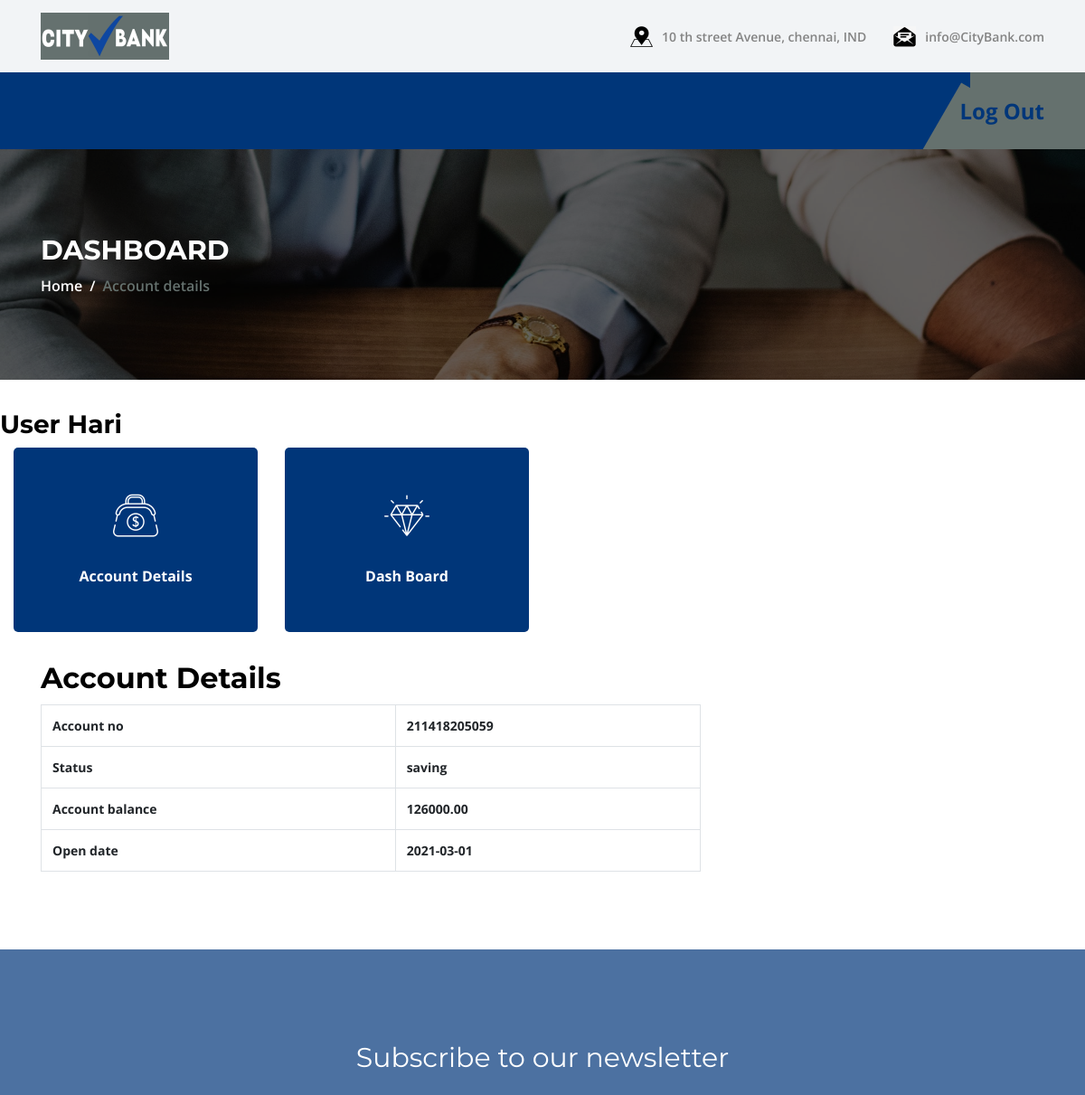
/accountdetails.php (signed in, upper part), run on an earlier commit of the app's database.
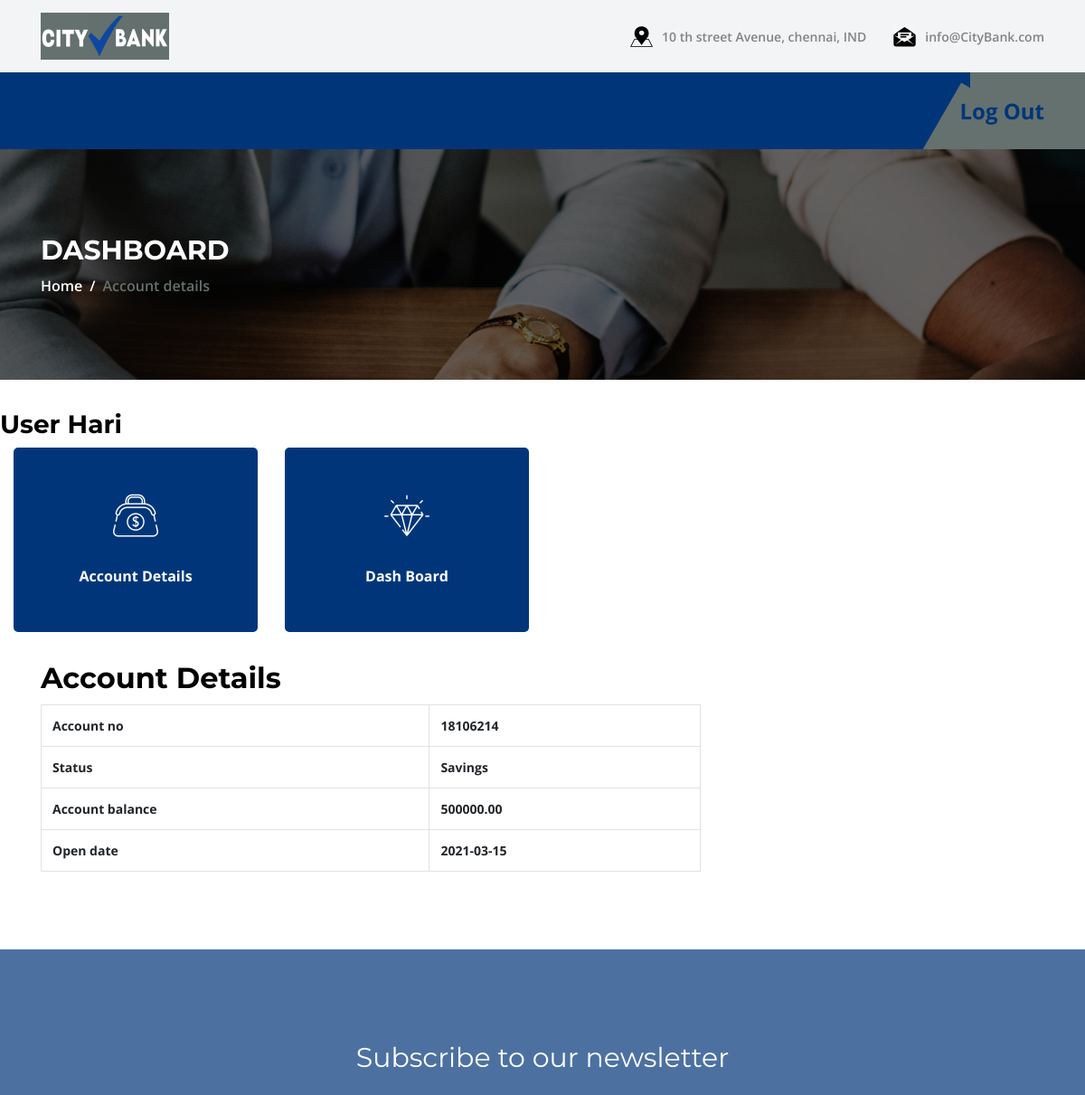
And on a later commit of the database.
### tables this page shows
CREATE TABLE `accounts` (
  `accno` varchar(25) NOT NULL,
  `customerid` int(10) NOT NULL,
  `accstatus` varchar(25) NOT NULL,
  `accopendate` date NOT NULL,
  `accountbalance` decimal(10,2) NOT NULL
);

### accountdetails.php (the view, shortened to what this page needs)
<?php
include_once 'includes/dbconnect.php';
$id = addslashes($_SESSION['usr_id']);
?>
<!DOCTYPE html>
<html lang="en">
<head>
    <link rel="stylesheet" href="style.css">
</head>
<body>
    <header class="header-area">
        <div class="top-header-area">
            <div class="container h-100">
                <div class="row h-100 align-items-center">
                    <div class="col-12 d-flex justify-content-between">
                        <div class="logo">
                            <a><img src="img/core-img/logo.png" alt=""></a>
                        </div>
                        <div class="top-contact-info d-flex align-items-center">
                            <a href="#" data-toggle="tooltip" data-placement="bottom"
                                title="10 th street Avenue, chennai, IND"><img src="img/core-img/placeholder.png"
                                    alt=""> <span>10 th street Avenue, chennai, IND</span></a>
                            <a href="#" data-toggle="tooltip" data-placement="bottom" title="info@CityBank.com"><img
                                    src="img/core-img/message.png" alt=""> <span>info@CityBank.com</span></a>
                        </div>
                    </div>
                </div>
            </div>
        </div>
        <div class="credit-main-menu" id="sticker">
            <div class="classy-nav-container breakpoint-off">
                <div class="container">
                    <nav class="classy-navbar justify-content-between" id="creditNav">
                        <div class="contact">
                            <a href="logout.php"> Log Out</a>
                        </div>
                    </nav>
                </div>
            </div>
        </div>
    </header>
    <section class="breadcrumb-area bg-img bg-overlay jarallax" style="background-image: url(img/bg-img/13.jpg);">
        <div class="container h-100">
            <div class="row h-100 align-items-center">
                <div class="col-12">
                    <div class="breadcrumb-content">
                        <h2>Dashboard</h2>
                        <nav aria-label="breadcrumb">
                            <ol class="breadcrumb">
                                <li class="breadcrumb-item"><a href="#">Home</a></li>
                                <li class="breadcrumb-item active" aria-current="page">Account details</li>
                            </ol>
                        </nav>
                    </div>
                </div>
            </div>
        </div>
    </section>
    <section class="elements-area section-padding-70-0">
        <div class="col-12">
        </div>
        <h3>User <?php echo $_SESSION['usr_name']; ?></h3>
        <div class="col-12 mb-70">
            <div class="row">
                <div class="col-12 col-sm-6 col-md-4 col-lg-3">
                    <div class="single-icons mb-30">
                        <i class="icon-purse"></i>
                        <a href="accountdetails.php"> <span>Account Details</span></a>
                    </div>
                </div>
                <div class="col-12 col-sm-6 col-md-4 col-lg-3">
                    <div class="single-icons mb-30">
                        <i class="icon-diamond"></i>
                        <a href="customer.php"> <span>Dash Board</span></a>
                    </div>
                </div>
                <div class="container">
                    <article class="row">
                        <section class="col-lg-8">
                            <div class="page-header">
                                <h2>Account Details</h2>
                            </div>
                            <?php
		$ins_sql = "SELECT * FROM accounts WHERE customerid = '$id'";
		$run_sql = mysqli_query($con, $ins_sql);
		while($rows = mysqli_fetch_array($run_sql)){
			echo '
				<b><table class="table table-bordered">
				   	<tbody>
				      <tr>
				        <td> Account no</td>
				        <td>'.$rows['accno'].'</td>
				      </tr>
				      <tr>
				        <td>Status</td>
				        <td>'.$rows['accstatus'].'</td>
				      </tr>
				      <tr>
				        <td>Account balance</td>
				        <td>'.$rows['accountbalance'].'</td>
				      </tr>
				      <tr>
				        <td>Open date</td>
				        <td>'.$rows['accopendate'].'</td>
				      </tr>
				    </tbody>
				</table></b>
			';
		}
	?>
                        </section>
                    </article>
                </div>
            </div>
        </div>
    </section>
    <section class="newsletter-area section-padding-100 bg-img jarallax"
        style="background-image: url(img/bg-img/6.jpg);">
        <div class="container">
            <div class="row justify-content-center">
                <div class="col-12 col-sm-10 col-lg-8">
                    <div class="nl-content text-center">
                        <h2>Subscribe to our newsletter</h2>
                    </div>
                </div>
            </div>
        </div>
    </section>
</body>
</html>

What changed in the data, as far as the page shows it:
removed accounts: accno "211418205059", accstatus "saving", accountbalance "126000.00", accopendate "2021-03-01"
added accounts: accno "18106214", accstatus "Savings", accountbalance "500000.00", accopendate "2021-03-15"
